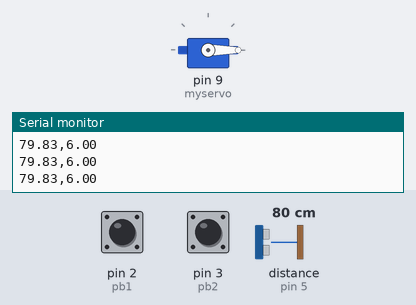
Recording of a sketch running on a simulated Arduino Uno, built with avr-gcc and run on an emulated ATmega328P. Parts: servo, the last lines printed to the serial monitor. Wiring (inferred from the names in the program): ultrasonic range finder: trigger pin 6; echo pin 5. The inputs (shaded band) are chosen by the test bench; at power-on: distance to the obstacle (sensor on pin 5) 80 cm, pin 2 (pb1) HIGH, pin 3 (pb2) HIGH. The echo pulse lasts 58.3 µs per cm.

Above: at 1.2 s.
1.3 s: distance to the obstacle (sensor on pin 5) set to 2 cm
At 2.89 s:
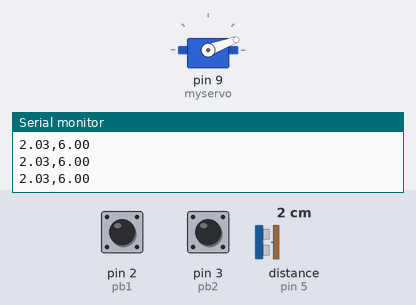
4.3 s: distance to the obstacle (sensor on pin 5) set to 18 cm
7.3 s: distance to the obstacle (sensor on pin 5) set to 3 cm
At 7.59 s:
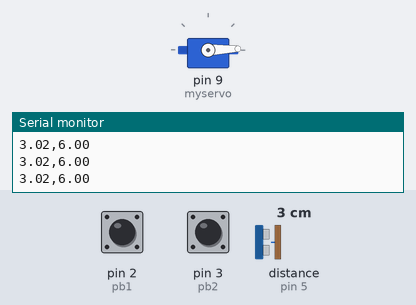
10.3 s: pin 2 (pb1) pulled LOW for 0.15 s
At 11.09 s:
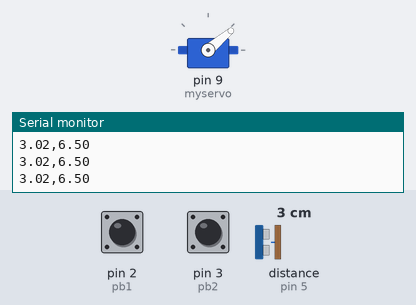
13.4 s: pin 3 (pb2) pulled LOW for 0.15 s
16.4 s: distance to the obstacle (sensor on pin 5) set to 250 cm
At 16.9 s:
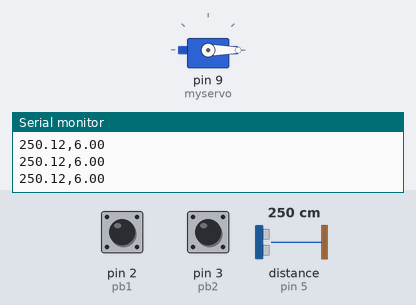
Timing chart, 0 to 19.4 s (numbered marks = the images above; inputs shaded):
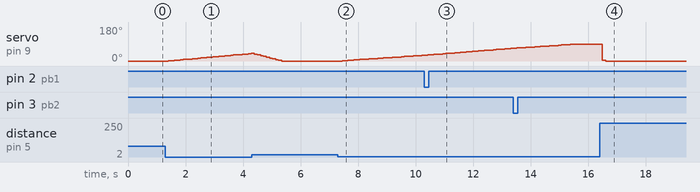

The sketch:

Lab_5.ino
```cpp
/********************************************************
 * PID Basic Example
 * Reading analog input 0 to control analog PWM output 3
 ********************************************************/
#include <Servo.h>
#include <PID_v1.h>
#include <LiquidCrystal.h>
#include "SR04.h"

#define TRIG_PIN 6
#define ECHO_PIN 5

#define PIN_INPUT 5
#define PIN_OUTPUT

//Define Variables we'll be connecting to
double Setpoint, Input, Output;

//Specify the links and initial tuning parameters
double Kp=0, Ki=10, Kd=0;
PID myPID(&Input, &Output, &Setpoint, Kp, Ki, Kd, DIRECT);

SR04 sr04 = SR04(ECHO_PIN,TRIG_PIN);

Servo myservo;
volatile int state = 0;
int pb1=2;
int pb2=3;
int a=0;
float duration, d, Error;

void setup()
{
  Serial.begin(9600);
  pinMode(ECHO_PIN, INPUT);
  pinMode(TRIG_PIN, OUTPUT);
  myservo.attach(9);//connect pin 9 with the control line(the middle line of Servo)
  myservo.write(0);// move servos to center position -> 90°
  pinMode(pb1, INPUT_PULLUP);
  pinMode(pb2, INPUT_PULLUP);
  attachInterrupt(digitalPinToInterrupt(pb1), CCW, FALLING);
  attachInterrupt(digitalPinToInterrupt(pb2), CW, FALLING);
  //initialize the variables we're linked to
  Setpoint = 6.00;
  //turn the PID on
  myPID.SetMode(AUTOMATIC);
}

void loop()
{
//   if (state == 1)
//  {
//  myservo.write(a);// move servos to center position -> 60°
//  delay(50);
//  state=0;
//  }
   digitalWrite(TRIG_PIN, LOW);
   delayMicroseconds(5);
   digitalWrite(TRIG_PIN, HIGH);
   delayMicroseconds(10);
   digitalWrite(TRIG_PIN, LOW);
   pinMode(ECHO_PIN, INPUT);
   duration = pulseIn(ECHO_PIN, HIGH);
   d = (duration/2) / 29.1;
  Error=Setpoint-d;
  Input = d;
  myPID.Compute();
  Serial.print(Input);
  //Serial.print(Error);
  Serial.print(",");
  a=map((Output),0,255,0,90);
  Serial.println(Setpoint);
  myservo.write(a);
  delay(0);


}

void CCW()
{
  state=1;
  Setpoint=Setpoint+0.5;
}

void CW()
{
  state=1;
  Setpoint=Setpoint-0.5;
}
```

Measured:
- after the input at 1.3 s, servo on pin 9 (myservo): moves from 0° to 40° over 2.9 s, starting after 0.10 s
- after the input at 7.3 s, servo on pin 9 (myservo): moves from 0° to 30° over 2.8 s, starting after 0.14 s
- after the input at 16.4 s, servo on pin 9 (myservo): 90° → 3° after 0.09 s, → 0° 0.11 s later
